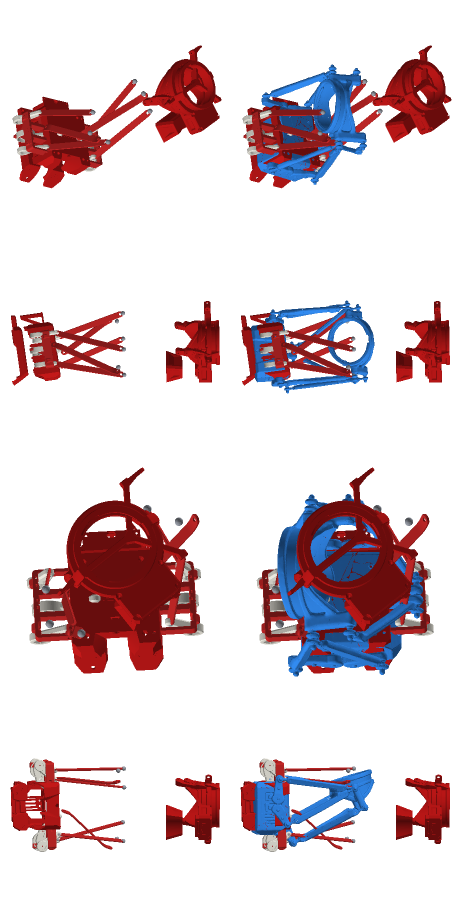
#> input picture 60-实战_Projects/ORS6_Stewart/fusion/data/kassembly2.png, 920 x 1840 px (shown at 1/2 size)
$ python -i dao_jiao.py   (imports and definitions only)
#> lines starting #> are read from the running program, lines starting #| are printed output that depends on the picture
# -*- coding: utf-8 -*-
"""道.感.校 — silhouette pose-fit oracle (reusable).

Given a mesh (V, F) and a target photo, search camera pose (az/el/roll/mirror)
for the maximum envelope-silhouette IoU against the segmented photo.  This is
the quantitative bridge between any 3D model (Tripo visual mesh OR firmware
skeleton STL) and the real hardware photo — the common judge of all directions.

道法自然: 感 (perceive) is the oracle; we do not trust the eye, we measure.
"""
from __future__ import annotations
import os, sys
import numpy as np
from scipy.ndimage import rotate as ndrotate, binary_closing, binary_fill_holes, zoom
from scipy import ndimage

_HERE = os.path.dirname(os.path.abspath(__file__))
_ORIGIN = os.path.normpath(os.path.join(_HERE, "..", "..", "..", "00-本源_Origin"))
if _ORIGIN not in sys.path:
    sys.path.insert(0, _ORIGIN)
import dao_perception as dp  # noqa: E402

import matplotlib.image as mpimg


# ---------------------------------------------------------------- photo seg
def segment_photo(rgb):
    """Segment the red/white/chrome SR6 from tan wood. Strict thresholds:
    the only reliable red-vs-wood discriminator is a large r-g gap."""
    if rgb.max() > 1.5:
        rgb = rgb / 255.0
    rgb = rgb[..., :3]
    r, g, b = rgb[..., 0], rgb[..., 1], rgb[..., 2]
    mx, mn = rgb.max(-1), rgb.min(-1)
    red = (r > 0.45) & (r - g > 0.22) & (r - b > 0.20)
    white = (mn > 0.64) & ((mx - mn) < 0.14)
    chrome = (mn > 0.42) & ((mx - mn) < 0.12) & (mx < 0.76)
    m = red | white | chrome
    m = binary_closing(m, iterations=2)
    lab, n = ndimage.label(m)
    if n:
        sizes = ndimage.sum(np.ones_like(lab), lab, range(1, n + 1))
        keep = np.where(sizes > 0.004 * m.size)[0] + 1
        m = np.isin(lab, keep)
    return binary_fill_holes(m), rgb


def load_photo(path):
    return segment_photo(mpimg.imread(path).astype(float))


# ---------------------------------------------------------------- mask utils
# [20 lines left out: functions crop, fit_norm, not called in this run]


def iou(a, b):
    return (a & b).sum() / max((a | b).sum(), 1)


# ---------------------------------------------------------------- pose fit
class PoseFitter:
    # [7 lines left out: function __init__, not called in this run]

    def render_mask(self, az, el, W=170, H=170):
        cam = dp.camera_orbit(self.C, self.R, az, el, width=W, height=H, fov_deg=35)
        return dp.render(self.V, self.F, cam)

    # [53 lines left out: functions render_rgb, _score_mask, search, fitted_render, not called in this run]

>>> import cv2
>>> picture = cv2.imread('../fusion/data/kassembly2.png', cv2.IMREAD_GRAYSCALE)
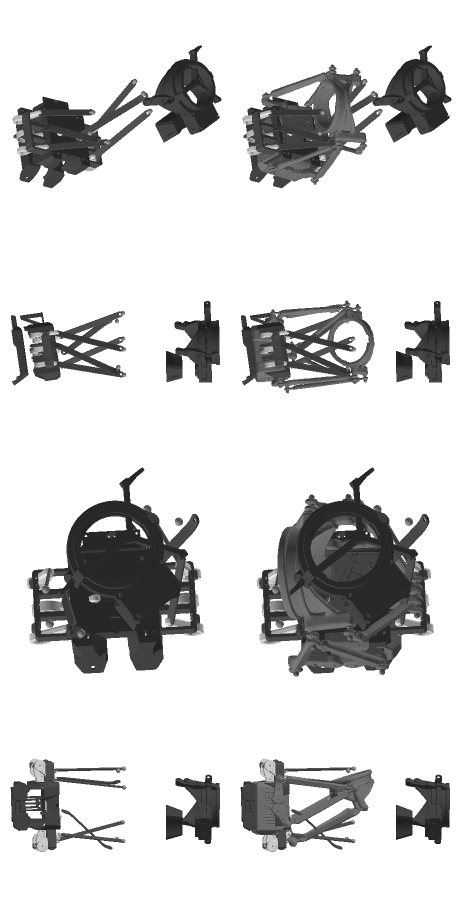
#> picture: shape (1840, 920) (shown at 1/2 size); min 28, max 255, mean 211.9
>>> result = segment_photo(picture)
#> in segment_photo, `rgb = rgb[..., :3]`: rgb = 1840 rows, first 8: [1, 1, 1], [1, 1, 1], [1, 1, 1], [1, 1, 1], [1, 1, 1], [1, 1, 1], [1, 1, 1], [1, 1, 1]
#> in segment_photo, `r, g, b = rgb[..., 0], rgb[..., 1], rgb[..., 2]`: r = 1840 values from 1 to 1
#> in segment_photo, `lab, n = ndimage.label(m)`: lab = 1840 values, max 1 at index 2, min 0 at index 0, mean 0.998; n = 1
#> in segment_photo, `sizes = ndimage.sum(np.ones_like(lab), lab, range(1, n + 1))`: sizes = [1836]
#> in segment_photo, `keep = np.where(sizes > 0.004 * m.size)[0] + 1`: keep = [1]

$ run again, on 60-实战_Projects/ORS6_Stewart/fusion/data/kbuild.png
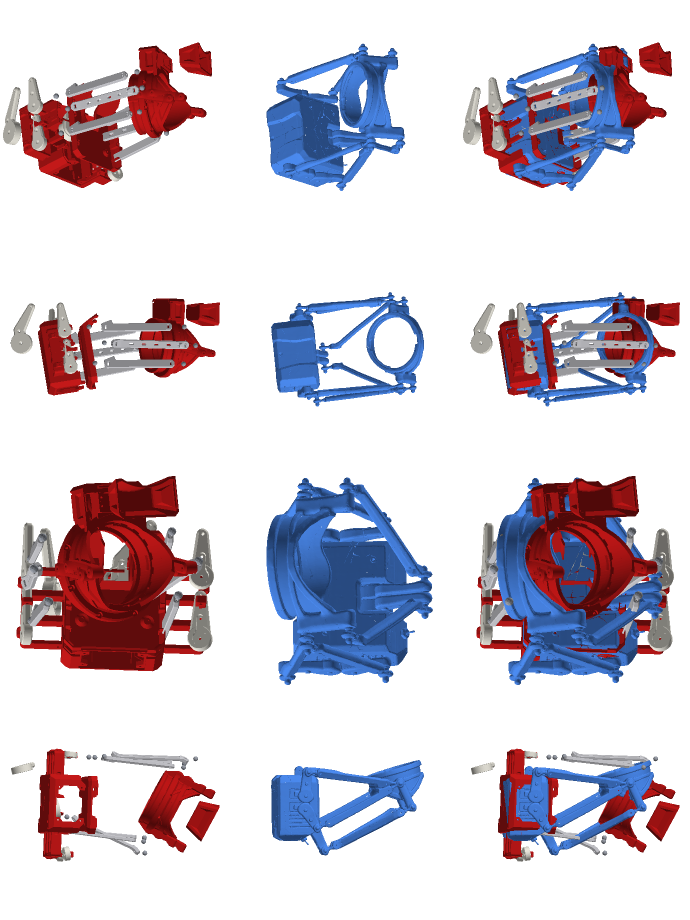
#> input picture 60-实战_Projects/ORS6_Stewart/fusion/data/kbuild.png, 1380 x 1840 px (shown at 1/2 size)
#> `picture = cv2.imread('../fusion/data/kassembly2.png', cv2.IMREAD_GRAYS..`:
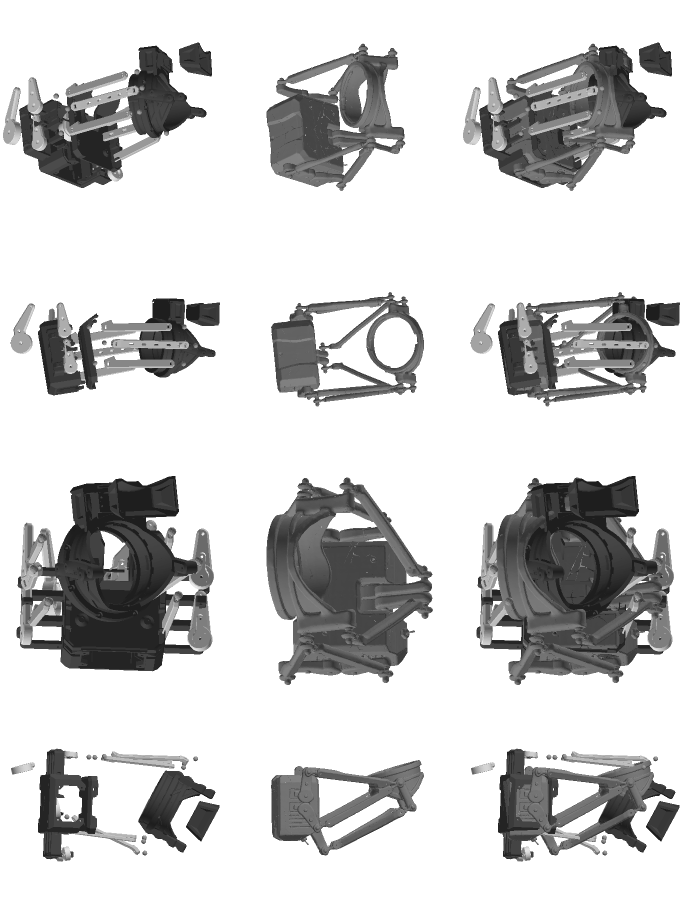
#> picture: shape (1840, 1380) (shown at 1/2 size); min 28, max 255, mean 206.4
#> in segment_photo, `rgb = rgb[..., :3]`: rgb = 1840 rows, first 8: [1, 1, 1], [1, 1, 1], [1, 1, 1], [1, 1, 1], [1, 1, 1], [1, 1, 1], [1, 1, 1], [1, 1, 1]
#> r = 1840 values from 1 to 1
#> lab = 1840 values, max 1 at index 2, min 0 at index 0, mean 0.998; n = 1
#> sizes = [1836]
#> keep = [1]

$ run again, on 60-实战_Projects/ORS6_Stewart/fusion/data/kbuild2.png
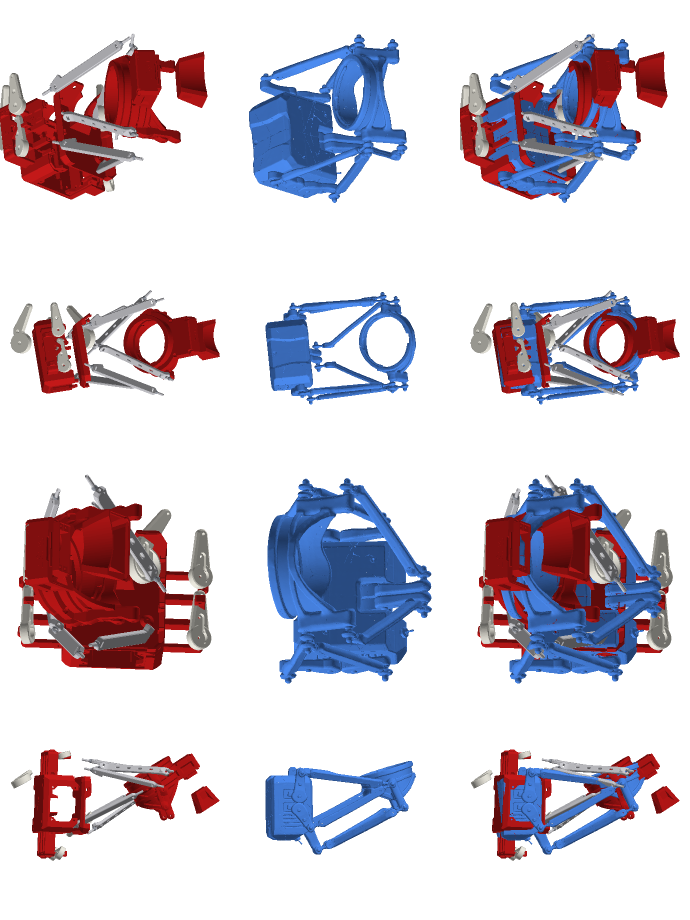
#> input picture 60-实战_Projects/ORS6_Stewart/fusion/data/kbuild2.png, 1380 x 1840 px (shown at 1/2 size)
#> `picture = cv2.imread('../fusion/data/kassembly2.png', cv2.IMREAD_GRAYS..`:
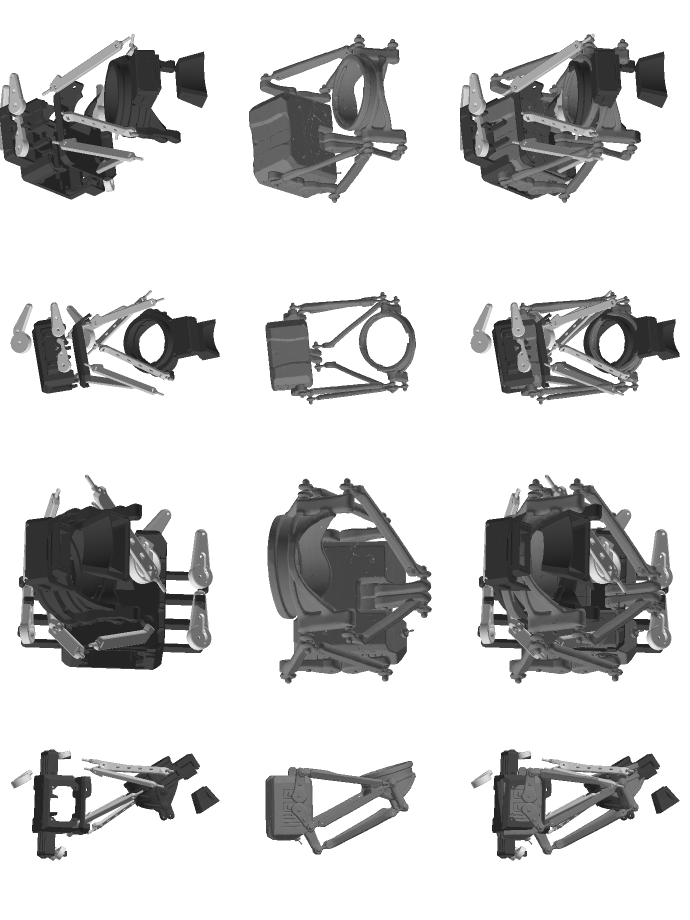
#> picture: shape (1840, 1380) (shown at 1/2 size); min 28, max 255, mean 205.6
#> in segment_photo, `rgb = rgb[..., :3]`: rgb = 1840 rows, first 8: [1, 1, 1], [1, 1, 1], [1, 1, 1], [1, 1, 1], [1, 1, 1], [1, 1, 1], [1, 1, 1], [1, 1, 1]
#> r = 1840 values, max 1 at index 0, min 0.118 at index 217, mean 0.976; g = 1840 values, max 1 at index 0, min 0.149 at index 217, mean 0.971; b = 1840 values, max 1 at index 0, min 0.118 at index 216, mean 0.967
#> mx = 1840 values, max 1 at index 0, min 0.18 at index 217, mean 0.976; mn has the same summary as b
#> lab = 1840 values, max 4 at index 263, min 0 at index 0, mean 3.56; n = 4
#> sizes = [194, 11, 9, 1575]
#> keep = [1, 2, 3, 4]

$ run again, on 60-实战_Projects/ORS6_Stewart/fusion/data/kbuild2_solo.png
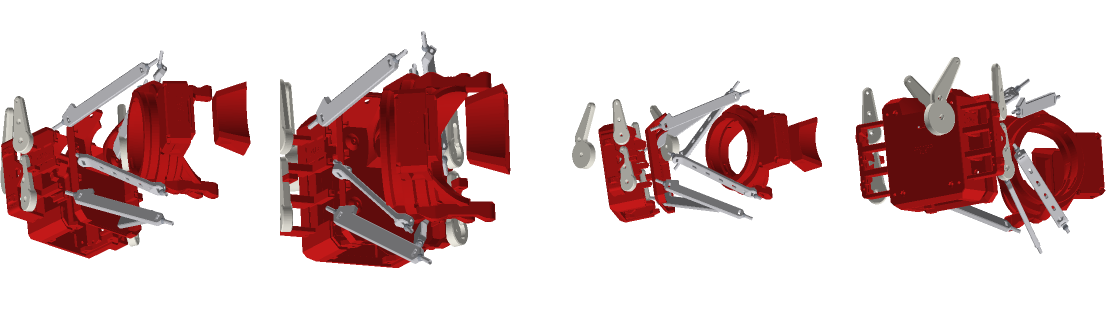
#> input picture 60-实战_Projects/ORS6_Stewart/fusion/data/kbuild2_solo.png, 2240 x 620 px (shown at 1/2 size)
#> `picture = cv2.imread('../fusion/data/kassembly2.png', cv2.IMREAD_GRAYS..`:
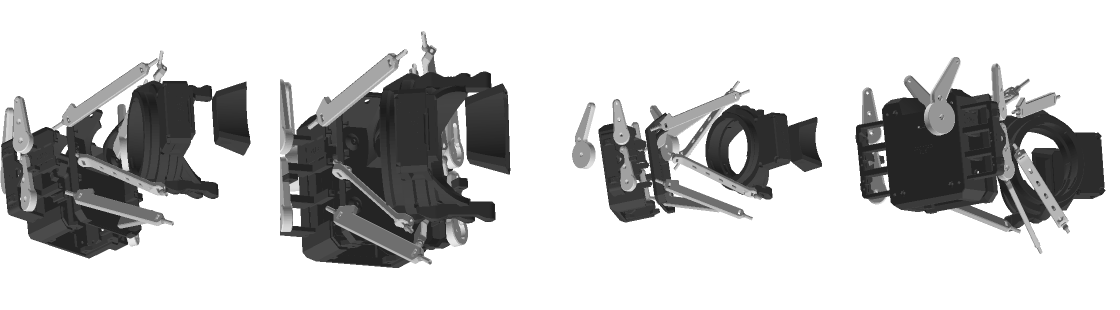
#> picture: shape (620, 2240) (shown at 1/2 size); min 28, max 255, mean 199.2
#> in segment_photo, `rgb = rgb[..., :3]`: rgb = 620 rows, first 8: [1, 1, 1], [1, 1, 1], [1, 1, 1], [1, 1, 1], [1, 1, 1], [1, 1, 1], [1, 1, 1], [1, 1, 1]
#> r = 620 values from 1 to 1; g = 620 values, max 1 at index 0, min 0.588 at index 341, mean 0.983; b = 620 values, max 1 at index 0, min 0.173 at index 293, mean 0.958
#> mx = 620 values from 1 to 1; mn has the same summary as b
#> lab = 620 values, max 4 at index 374, min 0 at index 0, mean 2.22; n = 4
#> sizes = [302, 13, 25, 244]
#> keep = [1, 2, 3, 4]
